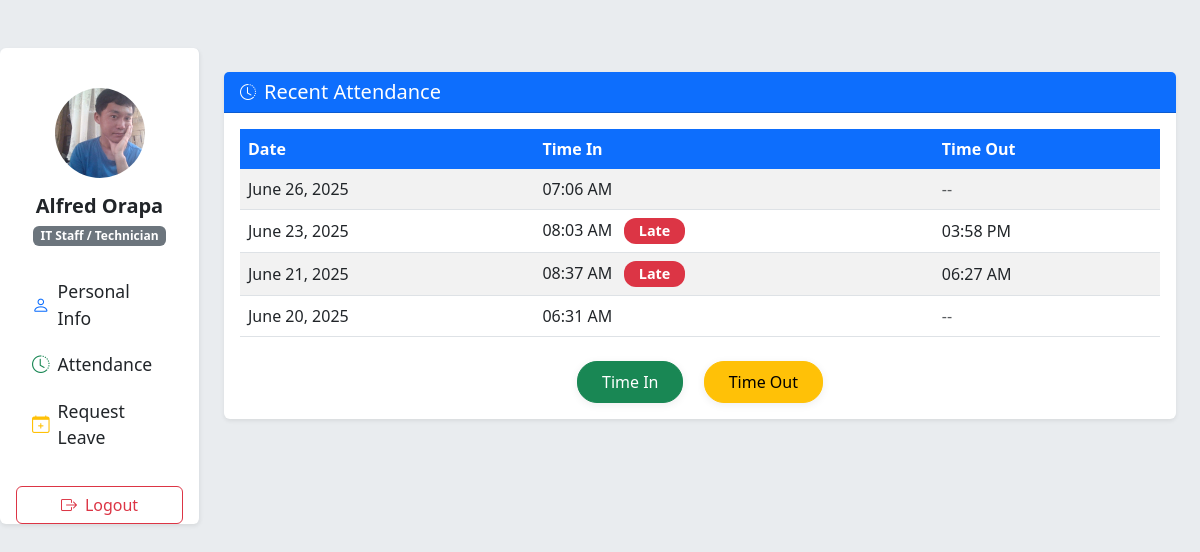
The page /dashboard/ (signed in) on the database as committed earlier.
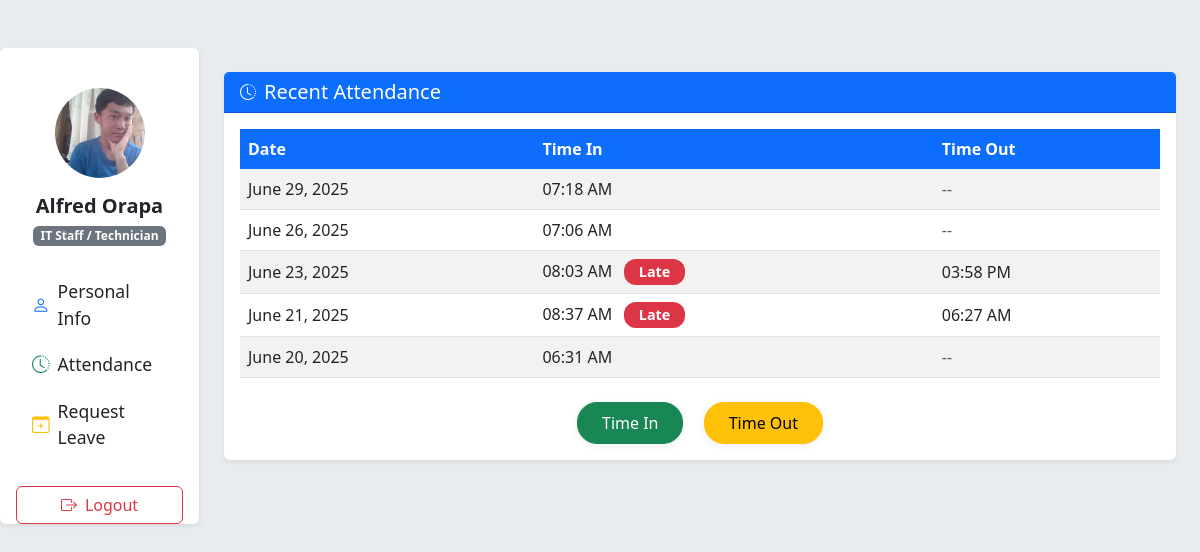
The same page on the database as committed later.
### staffApp/models.py (models this page shows, shortened)
class Attendance(models.Model):
    staff = models.ForeignKey(staffProfile, on_delete=models.CASCADE)
    date = models.DateField(auto_now_add=True)
    time_in = models.DateTimeField(null=True, blank=True)
    time_out = models.DateTimeField(null=True, blank=True)
    def is_late(self):
        if self.time_in:
            local_time = localtime(self.time_in).time()
            return local_time > datetime.time(8, 0)
        return False

### staffApp/views.py (the view)
# urls.py: path('dashboard/', views.dashboard, name = 'dashboard'),
@login_required
def dashboard(request):
    try:
        profile = staffProfile.objects.get(user=request.user) # get the profile of the logged-in user
    except staffProfile.DoesNotExist:
        messages.error(request, "Profile not found. Please contact your Administrator.") # add a message if profile not found
        return redirect('login')
    attendance_list = Attendance.objects.filter(staff=profile).order_by('-date')[:10]
    leave_form = LeaveForm()
    return render(request, 'staffApp/dashboard.html', {
        'profile': profile,
        'attendance_list': attendance_list,
        'leave_form': leave_form,
    })

### staffApp/templates/staffApp/dashboard.html (shortened to what the changed rows need)
{% extends 'layout.html' %}
{% load static %}
{% load tz %}
{% block content %}
<div class="container-fluid py-5">
    <div class="row">
        <main class="col-md-9 ms-sm-auto col-lg-10 px-md-4">
            <section id="attendance" class="mt-4">
                <div class="card shadow-sm border-0">
                    <div class="card-body">
                        <table class="table table-striped align-middle">
                            <thead class="table-light">
                                <tr>
                                    <th>Date</th>
                                    <th>Time In</th>
                                    <th>Time Out</th>
                                </tr>
                            </thead>
                            <tbody>
                                {% for att in attendance_list %}
                                <tr>
                                    <td>{{ att.date }}</td>
                                    <td>
                                        {% if att.time_in %}
                                            {{ att.time_in|localtime|date:"h:i A" }}
                                        {% else %}
                                            <span class="text-muted">--</span>
                                        {% endif %}
                                        {% if att.is_late %}
                                            <span class="badge bg-danger ms-2">Late</span>
                                        {% endif %}
                                    </td>
                                    <td>
                                        {% if att.time_out %}
                                            {{ att.time_out|localtime|date:"h:i A" }}
                                        {% else %}
                                            <span class="text-muted">--</span>
                                        {% endif %}
                                    </td>
                                </tr>
                                {% empty %}
                                <tr>
                                    <td colspan="3" class="text-center text-muted">No attendance records found.</td>
                                </tr>
                                {% endfor %}
                            </tbody>
                        </table>
                    </div>
                </div>
            </section>
        </main>
    </div>
</div>
{% endblock %}

Rows that differ between the two databases and show on the page:
added Attendance: date "June 29, 2025", time_in "07:18 AM"
